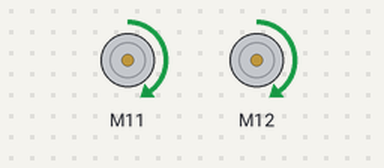
The sketch below on a simulated Arduino Uno, built with avr-gcc and run on an emulated ATmega328P. Shown: 2 × DC motor (green arrow = forward, orange = backward, longer = faster). What the sketch prints to the serial monitor is not drawn.

Above: at 0.1 s.
Timing chart, 0 to 1.6 s (numbered marks = the images above):
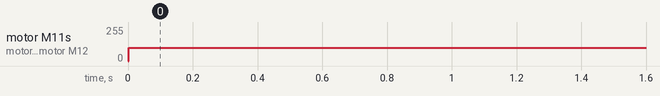

The sketch:

Me_Auriga_encoder_direct.ino
```cpp
// (licence header left out)
#include <MeAuriga.h>
/*
 * Beard in mind that it is configured to work at 115.200 baud rate !!!!!
 */
MeEncoderOnBoard Encoder_1(SLOT1);
MeEncoderOnBoard Encoder_2(SLOT2);

void isr_process_encoder1(void)
{
  if(digitalRead(Encoder_1.getPortB()) == 0)
  {
    Encoder_1.pulsePosMinus();
  }
  else
  {
    Encoder_1.pulsePosPlus();;
  }
}

void isr_process_encoder2(void)
{
  if(digitalRead(Encoder_2.getPortB()) == 0)
  {
    Encoder_2.pulsePosMinus();
  }
  else
  {
    Encoder_2.pulsePosPlus();
  }
}

void setup()
{
  attachInterrupt(Encoder_1.getIntNum(), isr_process_encoder1, RISING);
  attachInterrupt(Encoder_2.getIntNum(), isr_process_encoder2, RISING);
  Serial.begin(115200);

  //Set PWM 8KHz
  TCCR1A = _BV(WGM10);
  TCCR1B = _BV(CS11) | _BV(WGM12);

  TCCR2A = _BV(WGM21) | _BV(WGM20);
  TCCR2B = _BV(CS21);
}

void loop()
{
  Encoder_1.setMotorPwm(100);
  Encoder_2.setMotorPwm(100);
  Encoder_1.updateSpeed();
  Encoder_2.updateSpeed();
  Serial.print("Speed 1:");
  Serial.print(Encoder_1.getCurrentSpeed());
  Serial.print(" ,Speed 2:");
  Serial.println(Encoder_2.getCurrentSpeed());
}
```

Measured:
- by itself, motor M11, motor M12: stopped → forward 100/255 at 0.00 s
